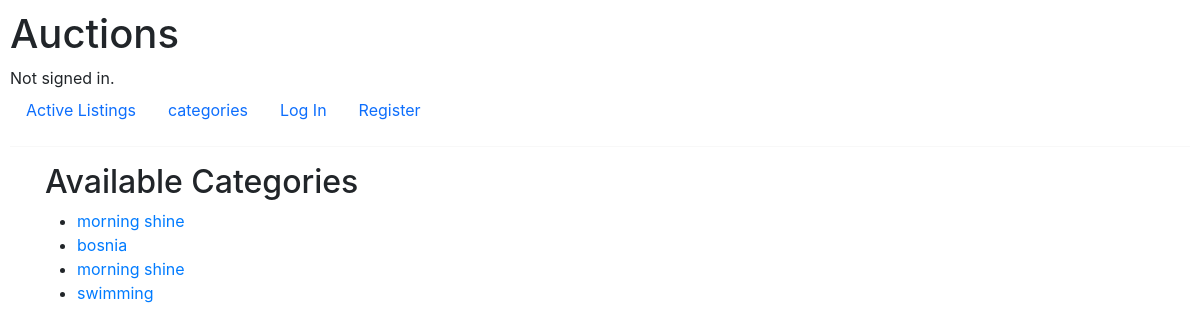
/categories, run on an earlier commit of the app's database.
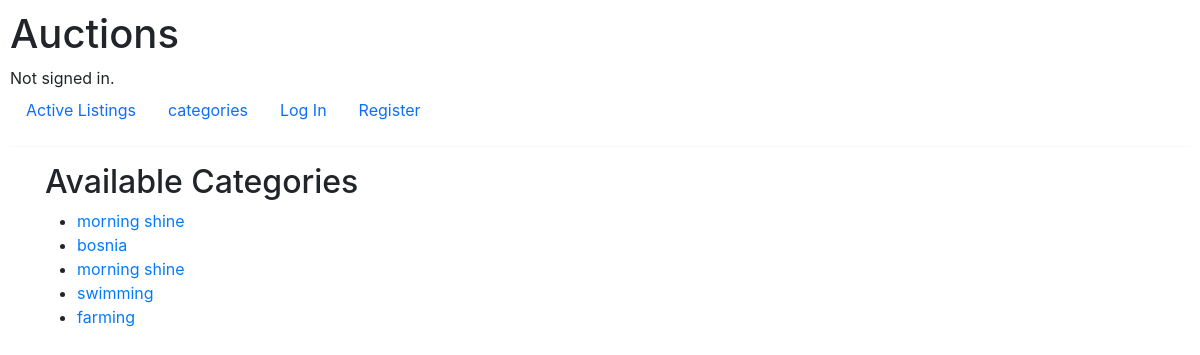
And on a later commit of the database.
### auctions/models.py (models this page shows, shortened)
class auction_listing(models.Model):
    creator = models.ForeignKey(User, on_delete=models.CASCADE)
    title = models.CharField(max_length=100)
    description = models.TextField()
    min_bid = models.IntegerField()
    category = models.CharField(max_length=100)
    image_url = models.URLField(max_length=500)
    timestamp = models.DateTimeField(auto_now_add=True)
    bid_open = models.BooleanField(default=True)

### auctions/views.py (the view)
# urls.py: path("categories", views.categories, name="categories"),
def categories(request):
    return render(request, "auctions/categories.html", {
        "listings": auction_listing.objects.all()
    })

### auctions/templates/auctions/categories.html (shortened to what this page needs)
{% extends "auctions/layout.html" %}
{% load static %}
{% block body %}
    {% if listings %}
        <h2>Available Categories</h2>
        <ul>
            {% for listing in listings %}
                <li><a href="{% url 'category' listing.category %}">{{ listing.category }}</a></li>
            {% endfor %}
        </ul>
    {% else %}
        <p>No active listings.</p>
    {% endif %}
{% endblock %}

What changed in the data, as far as the page shows it:
added auction_listing: category "farming"
